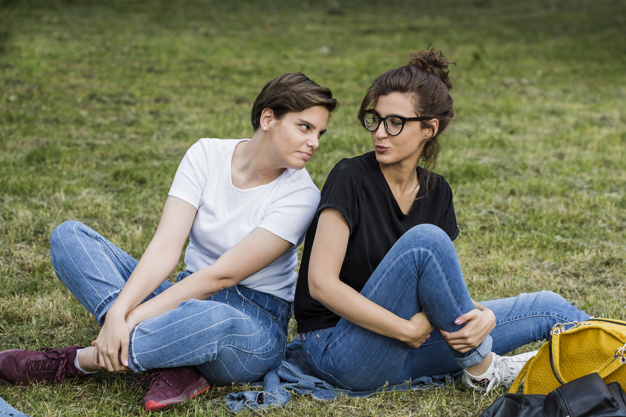
#> input picture aula-1-introducao-visao-computacional/desafio-2/imagens/rostos.jpg, 626 x 417 px
$ jupyter execute desafio-2-colab.ipynb   (shell and % lines are left out)
#> lines starting #> are read from the running program, lines starting #| are printed output that depends on the picture
## Desafio 2

> Atenção: este notebook foi desenhado para funcionar no **Google Collab**. Se pretende executar localmente prefira a versão local deste notebook, sem o sufixo ```-collab```.

A partir das 3 imagens existentes na pasta imagens no Github, crie os seguintes componentes em cada imagem e a salve posteriomente modificando o nome para o final “_processed.png”.

Na imagem 1 detalhe com círculos os rostos encontrados e o sexo da cada ator nela.

Na imagem 2 detalhe com retângulos os veículos encontrados e informe o fabricante de cada veículo.

Na imagem 3 detalhe com círculos as placas de trânsito e informe o significado delas.

## 1. Requerimentos

Todas as bibliotecas já estão instaladas no Google Colab.

* OpenCV >= 3.4.3
* Matplotlib >= 3.1.3
* Seaborn >= 0.0.10
* Numpy >= 1.18.1

### 1.2 Arquivos

Baixe o repositório do GitHub utilizando o comando abaixo. Em caso de atualização, utilize o comando para apagar o diretório antes.

Vamos agora posicionar o diretório do repositório para a aula respectiva. Nesse caso envie o comando de mudança de diretório.

[cell 1]
%cd fiap-ml-visao-computacional/aula-1-introducao-visao-computacional/desafio-2/

> Atenção: este notebook foi desenhado para funcionar no **Google Collab**. Se pretende executar localmente prefira a versão local deste notebook, sem o sufixo ```-collab```.

Importação das bibliotecas.

[cell 2]
import numpy as np
import matplotlib.image as mpimg
import matplotlib.pyplot as plt
import seaborn as sns
import cv2

#Exibição na mesma tela do Jupyter

plt.style.use('seaborn')
sns.set_style("whitegrid", {'axes.grid' : False})

## 2. Solução

Análise da imagem 1 (pessoas).

[cell 3]
image_rostos = cv2.imread("imagens/rostos.jpg")
#> image_rostos is the input picture: shape (417, 626, 3); mean B, G, R 93, 116, 112.9
image_rostos = cv2.cvtColor(image_rostos, cv2.COLOR_BGR2RGB)

plt.figure(figsize=(20,10))
plt.imshow(image_rostos)
plt.title("Rostos")

[cell 4]
# IMPLEMENTE

Análise da imagem 2 (veículos).

[cell 5]
image_carros = cv2.imread("imagens/carros.jpg")
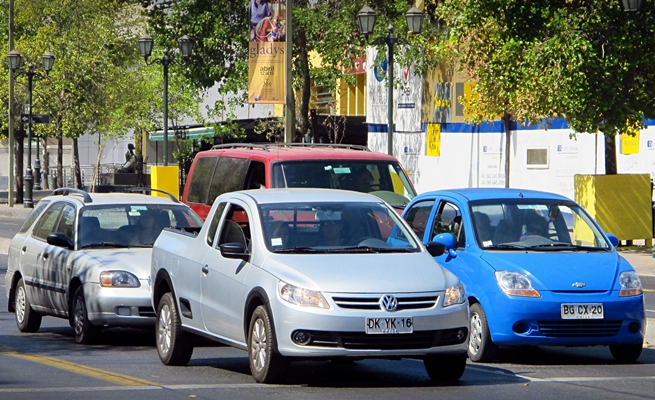
#> input picture aula-1-introducao-visao-computacional/desafio-2/imagens/carros.jpg, 655 x 400 px
#> image_carros is the input picture: shape (400, 655, 3); mean B, G, R 107.2, 113.7, 106.6
image_carros = cv2.cvtColor(image_carros, cv2.COLOR_BGR2RGB)

plt.figure(figsize=(20,10))
plt.imshow(image_carros)
plt.title("Carros")

[cell 6]
# IMPLEMENTE

Análise de imagem 3 (placas de trânsito).

[cell 7]
imagem_placas = cv2.imread("imagens/placa.jpg")
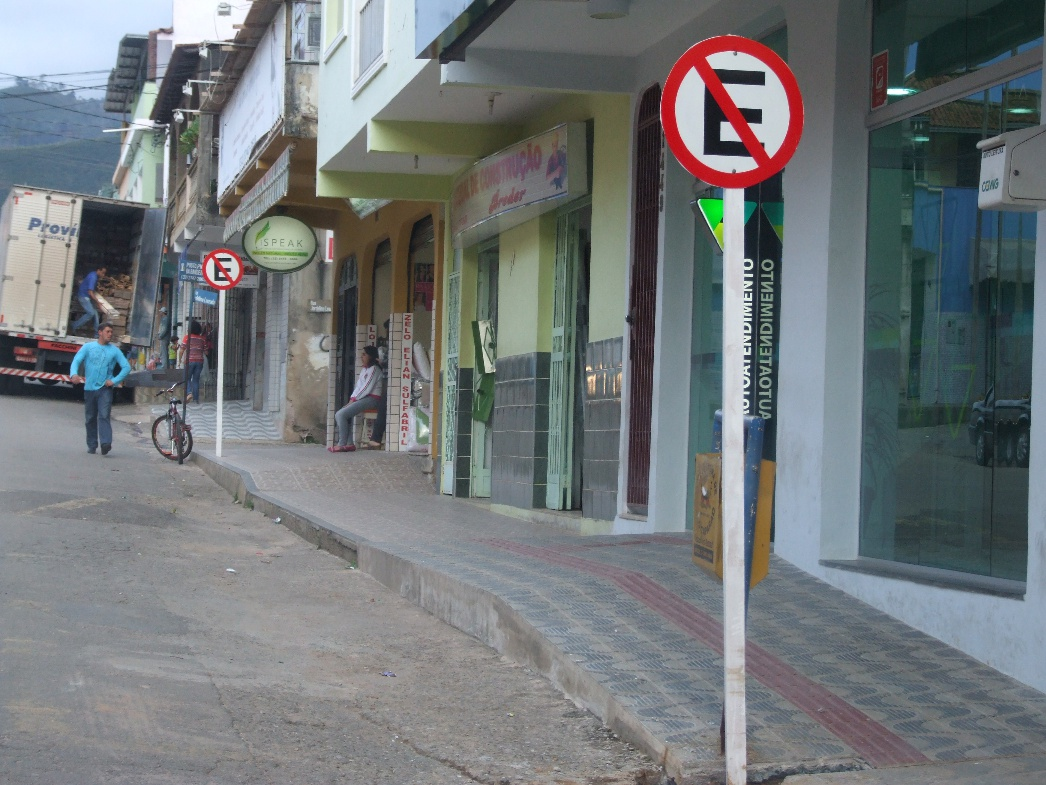
#> input picture aula-1-introducao-visao-computacional/desafio-2/imagens/placa.jpg, 1046 x 785 px
#> imagem_placas is the input picture: shape (785, 1046, 3); mean B, G, R 121.3, 119.2, 114.1
imagem_placas = cv2.cvtColor(imagem_placas, cv2.COLOR_BGR2RGB)
